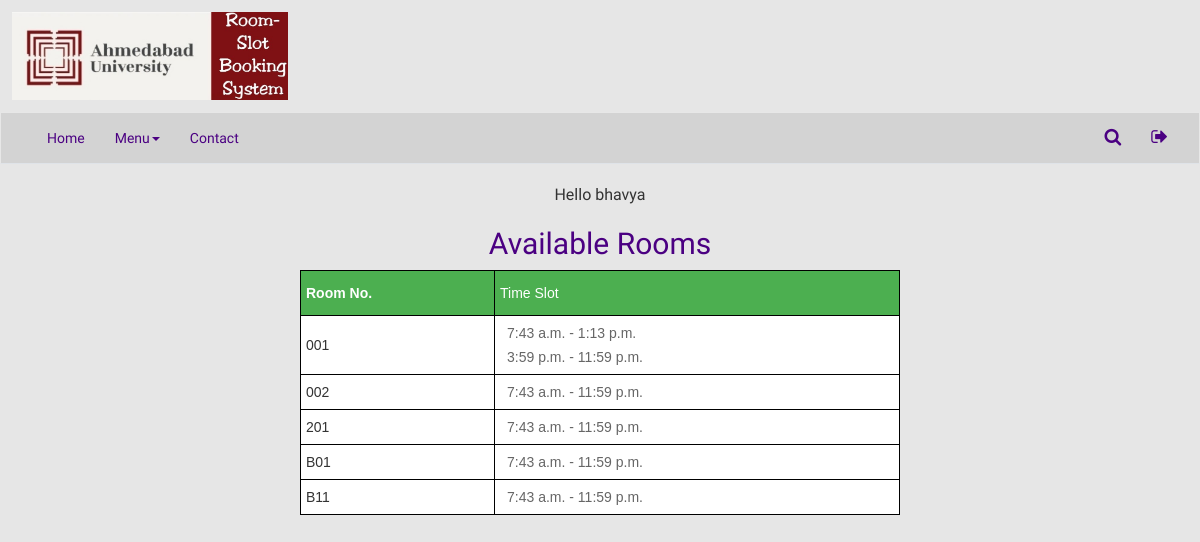
Page /home/viewRequest/ (signed in) on the committed database.
### home/models.py (models this page shows, shortened)
class Rooms(models.Model):
    room = models.CharField(max_length=3)

class Record(models.Model):
    details = models.CharField(max_length = 500)
    room = models.CharField(max_length = 3)
    event = models.CharField(max_length = 10)
    requested_by = models.CharField(max_length=20)
    date = models.DateField(null = True)
    from_ts = models.TimeField()
    to_ts = models.TimeField()

### home/views.py (the view)
# urls.py: path('<req_status>/',views.homePage,name = 'homePage'),
@csrf_exempt
def homePage(request,req_status):
    room,_from,to,datereq,todt,_fromdt = parseRequest(request)
    empty_slots = generateEmptySlots(room,_from,to,datereq)
    empty_slots = dict(empty_slots)
    print(empty_slots)
    return  render(request, 'home_page.html',
                                            {'empty_slots':empty_slots,
                                            'req_status':req_status,
                                            'date':datereq.strftime("%Y-%m-%d"),
                                            'from':_fromdt,
                                            'to':todt.strftime("%H:%M"),
                                            'room':room,
                                            'max_date':(datereq + relativedelta(years=1)).strftime("%Y-%m-%d"),
                                            })

### home/views.py (called while the page is built, shortened)
def generateRoomDict(room,_from,to,datereq):
    record_query_set = None
    if room is None:
        record_query_set = Record.objects.filter(Q(date__exact = datereq) & ((Q(from_ts__gte = _from) & Q(from_ts__lte = to)) | (Q(to_ts__gte = _from) & Q(to_ts__lte = to)))).order_by('room','from_ts')
    else:
        record_query_set = Record.objects.filter(Q(room__exact = room) & Q(date__exact = datereq) &  ((Q(from_ts__gte = _from) & Q(from_ts__lte = to)) | (Q(to_ts__gte = _from) & Q(to_ts__lte = to)))).order_by('room','from_ts')
    room_dict = defaultdict(list)
    for rec in record_query_set:
        room_dict[rec.room].append(rec)
    return room_dict

def parseRequest(request):
    room = None
    _from = None
    to = None
    datereq = None
    _fromdt = None
    if request.method == 'GET':
        now = datetime.now().strftime("%H:%M")
        _from = datetime.strptime(now,"%H:%M").time()
        _fromdt = now
        to = time(23,59)
        todt = datetime.combine(date.today(),time(23,59)).time()
        datereq = date.today()
    return room,_from,to,datereq,todt,_fromdt

### home/templates/home_page.html (shortened to what this page needs)
<!DOCTYPE html>
<html lang="en">
<head>
	{% load static %}
	<link rel="stylesheet" href="https://maxcdn.bootstrapcdn.com/font-awesome/4.7.0/css/font-awesome.min.css">
	<link rel="stylesheet" href="https://maxcdn.bootstrapcdn.com/bootstrap/3.3.7/css/bootstrap.min.css">
	<link href="{% static 'home.css' %}" rel="stylesheet" type="text/css">
</head>
<body style="background-color: rgb(230,230,230);">
	<img src="{% static 'logo2.jpeg' %}" style="width: 25%; padding: 12px;">
	<nav class="navbar navbar-default navbar-expand-lg navbar-light">
		<div id="navbarCollapse" class="collapse navbar-collapse">
			<ul class="nav navbar-nav navbar-left ml-auto">
				<li class="nav-item"><a href="#" class="nav-link">Home</a></li>
				<li class="nav-item dropdown">
					<a data-toggle="dropdown" class="nav-link dropdown-toggle" href="#">Menu<b class="caret"></b></a>
				</li>
				<li class="nav-item "><a href="#" class="nav-link">Contact</a></li>
			</ul>
			<ul class="nav navbar-nav navbar-right ml-auto">
				<li type="button" class="nav-item dropdown" data-toggle="tooltip" data-placement="bottom" title="Search">
					<a data-toggle="dropdown" class="nav-link dropdown-toggle" href="#"><i class="fa fa-search"></i></a>
				</li>
				<li type="button" class="nav-item" data-toggle="tooltip" data-placement="bottom" title="Logout"><a href="{% url 'db:user_logout' %}" class="nav-link"><i class="fa fa-sign-out"></i></a></li>
			</ul>
	</div>
	</nav>
	<div class="table-responsive" style="background-color: rgb(230,230,230);">
		<p> Hello {{request.user.username}} </p>
		<h2>Available Rooms</h2>
		{% if empty_slots %}
			<table id="customers" style="width:auto; min-width: 50%;">
					<tr>
						<th>Room No.</th>
						<td style="background-color: #4CAF50; color: white;">Time Slot</td>
					</tr>
					{% for room_no, rec in empty_slots.items %}
						<tr >
							<td rowspan = "{rec|length}" style="background-color: rgb(256,256,256);"> {{ room_no }} </td>
							<td style="background-color: rgb(256,256,256);">
								{% for entries in rec %}
									<button type="button" class="open" data-toggle="modal" data-target="#myModal" id = "{{ entries.0|time:'H:i' }} {{ entries.1|time:'H:i' }} {{room_no}}">
										{{ entries.0 }} - {{ entries.1 }}
									</button>
									<br>
								{% endfor %}
							</td>
						</tr>
					{% endfor %}
			</table>
		{% else %}
			<p> No rooms empty </p>
		{% endif %}
	</div>
</body>
</html>

### home/static/home.css (style rules this page uses)
body { font-family: 'Varela Round', sans-serif; background-color: lavenderblush; }
button { display: inline-block; vertical-align: middle; color: #666666; background: #ffffff; border: 1px solid white; }
h2 { text-align: center; color: indigo; }
p { text-align: center; font-size: medium; }
table { position: relative; margin-left: auto; margin-right: auto; }
table, th, td { border-collapse: collapse; border: 1px solid black; }
th, td { padding: 5px; text-align: left; }
#customers { font-family: "Trebuchet MS", Arial, Helvetica, sans-serif; border-collapse: collapse; }
#customers td, #customers th { border: 1px solid black; padding: 5px; }
#customers th { padding-top: 12px; padding-bottom: 12px; text-align: left; background-color: #4CAF50; color: white; }
.navbar { background: lightgray; padding-left: 16px; padding-right: 16px; border-bottom: 1px solid #dfe3e8; border-radius: 0; }
.navbar ul.nav li a { color: indigo; }
.navbar .nav-item i { font-size: 18px; line-height: 16px; }
.navbar .navbar-right .dropdown-toggle::after { display: none; }

### rows in the picture
Rooms: empty_slots "001"
Record: from_ts "1:13 p.m.", to_ts "3:59 p.m."
Rooms: empty_slots "002"
Rooms: empty_slots "201"
Rooms: empty_slots "B01"
Rooms: empty_slots "B11"

### other values in the picture
{{ request.user.username }} "bhavya"
{{ entries.0 }} "7:43 a.m." "7:43 a.m." "7:43 a.m." "7:43 a.m." "7:43 a.m."
{{ entries.1 }} "11:59 p.m." "11:59 p.m." "11:59 p.m." "11:59 p.m." "11:59 p.m."
